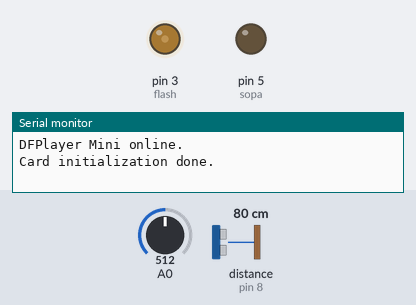
This sketch was run on a simulated Arduino Uno, built with avr-gcc and run on an emulated ATmega328P. Shown: output pins drawn as LEDs (lit = HIGH), the last lines printed to the serial monitor. Wiring (inferred from the names in the program): ultrasonic range finder: trigger pin 7; echo pin 8. The inputs (shaded band) are chosen by the test bench; at power-on: distance to the obstacle (sensor on pin 8) 80 cm, A0 = 512. The echo pulse lasts 58.3 µs per cm; storage starts empty; the audio player accepts every command and is not drawn; pins used as bus, display or sensor lines are not drawn.

Above: at 1.8 s.
1.9 s: distance to the obstacle (sensor on pin 8) set to 35 cm
3.4 s: distance to the obstacle (sensor on pin 8) set to 28 cm
At 4.3 s:
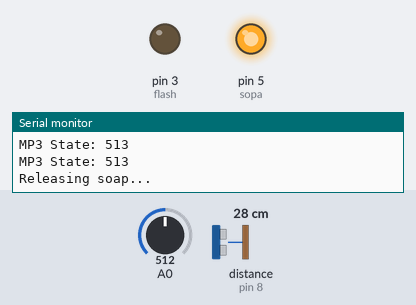
At 5.8 s:
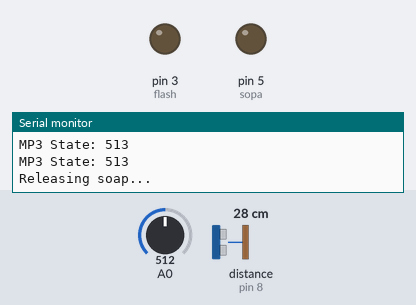
Timing chart, 0 to 7.3 s (numbered marks = the images above; inputs shaded):
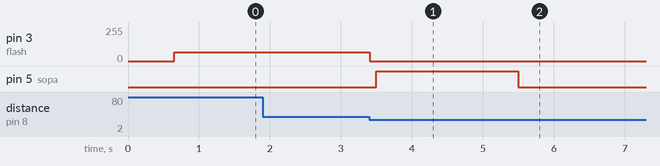

Measured:
- the behaviour switches between 32 and 31 cm on distance to the obstacle (sensor on pin 8) (found by bisection; images 0 and 1)
- after the input at 1.9 s, every drawn part: stays the same
- after the input at 3.4 s, pin 3 (flash): 64/255 → 0/255 at once; pin 5 (sopa): LOW → HIGH after 0.10 s, → LOW 2.0 s later

The sketch:

main.ino
```cpp
// --- Secondary Core --- //
#include <Wire.h>
volatile char buffer[40];
volatile boolean receiveFlag = false;

//void receive(int howMany){  Wire.readBytes(buffer, howMany); receiveFlag = true;}

#include <SPI.h>
#include <SD.h>
const int CS = A0;
File local_storage;
String dataFile = "data.txt";

//#include "DFRobotDFPlayerMini.h"

#include "SoftwareSerial.h"
#include "DFRobotDFPlayerMini.h"


SoftwareSerial mySoftwareSerial(10, 9); // RX, TX

DFRobotDFPlayerMini MP3;

byte Previous = A3;
byte PlayPause = A2;
byte Next = A1;

boolean isPlaying = false;

byte trigger = 7, echo = 8;
byte sopa = 5, wota = 6;

int flash = 3;
unsigned int x = 0;// complete_handwash ... 62k
unsigned int y = 0; // incomplete_handwash 62k

void setup() {
  Wire.begin(8);                // join i2c bus with address #8
  Serial.begin(9600);           // start serial for output

pinMode(PlayPause, INPUT);//digitalWrite(buttonPause,HIGH);
pinMode(Next, INPUT);//digitalWrite(buttonNext,HIGH);
pinMode(Previous, INPUT);//digitalWrite(buttonPrevious,HIGH);

pinMode(sopa, OUTPUT);
pinMode(flash, OUTPUT);

mySoftwareSerial.begin(9600);
//MP3.begin (9600);

//playFirst(); //boot sound
//isPlaying = true;


  Serial.println();
  Serial.println(F("DFRobot DFPlayer Mini Demo"));
  Serial.println(F("Initializing DFPlayer ... (May take 3~5 seconds)"));

  if (!MP3.begin(mySoftwareSerial)) {  //Use softwareSerial to communicate with mp3.
    Serial.println(F("Unable to begin:"));
    Serial.println(F("1.Please recheck the connection!"));
    Serial.println(F("2.Please insert the SD card!"));
    while(true){
      delay(0); // Code to compatible with ESP8266 watch dog.
    }
  }
  Serial.println(F("DFPlayer Mini online."));

  MP3.volume(20);  //Set volume value. From 0 to 30


 pinMode(trigger, OUTPUT); // Sets the trigPin as an OUTPUT
 pinMode(echo, INPUT); // Sets the echoPin as an INPUT

 if (!SD.begin(CS)) {
    Serial.println("Sd Card initialization failed!");
    while (1);
  }
  Serial.println("Card initialization done.");

delay(100);
}


byte distance1 = 0, distance2 = 0;
bool sonar_disabled = false;

void loop() {
  /*** Cellular Network time synchronization
  * 1. look for the hands
  * 2. trigger soap pump
  * 3. play audio file
  * 4. trigger water pump
  * 5. log data on EEPROM && SD Card
  * 6. Bind & Transmit Data when time is right
  * 7. communicate with the other IC
  ***/
  distance1 = 0;

      distance1 = sonar(trigger, echo);

      if(distance1 == 0){ return; }
else{
      if(distance1 <= 15){analogWrite(flash, 254);} //Serial.print(" :: Too Close :: ");  //too near
else  if(distance1 >  30) {analogWrite(flash, 64);}//Serial.print(" :: Too far!");  // too far
else  if(distance1 <= 30){ //15 - 30 cm
    //sonar_disabled = true;
    analogWrite(flash, 0);
                          Serial.print("MP3 State: "); Serial.println(MP3.readState());
      MP3.play(1);  //Play the first mp3
                          Serial.print("MP3 State: "); Serial.println(MP3.readState());
      //delay(100);
                          Serial.print("MP3 State: "); Serial.println(MP3.readState());
      trigger_soap(2000);  delay(4500);//range
     Serial.println("Soaping finished!");

      //1. call them back
     //2. detect if they have come
        //3. if(they _have)trigger water
       //4 && log complete handwash
      //if not summon them back up to third time
     //log it as an incompleete handwash
      int callBack = 0;
      //while(callBack<3){callBack++;
      MP3.play(2); //call them back

      int count = 0; distance2 = 0;
    while(count < 240){ Serial.println(count);
          distance2 = sonar(trigger, echo); Serial.print("Distance: "); Serial.println(distance2);
         if(distance2 >= 5 && distance2 <= 50) { Serial.println("Watering Now!");
           analogWrite(flash, 0);
           trigger_wota();
            x++; //abamaze
            log_handwash();
            break;
           }

           count++;
       }
      // if(callBack>1)delay(100);
     //} // close call_back

    }

}


buttonScan();

  // Wire.onReceive(receiveEvent); // register event
  // delay(500);

}

bool logged = false;
bool log_handwash(){
      String Message;
      Serial.println("Saving Hand-wash");
  if(!SD.exists(dataFile)) {Serial.print(dataFile); Serial.println(" doesn't exist"); //dataFile = "/" + dataFile; //create it
                             if(SD.mkdir(dataFile)) Serial.println("Created!"); else {Serial.println("Failed to create File: "); Serial.print(dataFile); }}

   local_storage = SD.open(dataFile, FILE_WRITE);

  // if the file opened wello wello, jiwandikemu:
  if (local_storage) {
    Serial.print("Writing to "); Serial.println(dataFile);

        local_storage.println();
        local_storage.println("Kit: BTL001 2021");
        local_storage.println("Location: Badaye HQ");
        local_storage.println("Log Date: Sun 4 Oct, 2021");
        local_storage.println("Log Time: 12:12pm");

        local_storage.print("Complete Hand-washes: "); local_storage.println(x);
        local_storage.print("InComplete Hand-washes: "); local_storage.println(y);
        /*
    for(int i=0; i<dataPoints; i++){
      for(int j=0; j<2; j++){
          local_storage.print(binded_for_datalog[i][j]);
        }
        local_storage.println();
      }
    */
        local_storage.println();

        local_storage.close(); Message = "Handwash Logged!";
    Serial.println(Message);
        logged = true;

  } else {
    // if the file didn't open, print an error:
    Message = "Error Opening " + dataFile;
    Serial.println(Message);
    }

  return logged;
}


void trigger_soap(int duration){
  Serial.println("Releasing soap...");
  digitalWrite(sopa, HIGH); delay(duration); digitalWrite(sopa, LOW);
}

void trigger_wota(){
  Serial.println("Releasing Water...");
digitalWrite(wota, HIGH);
    delay(5000);//range
digitalWrite(wota, LOW);
}


unsigned long sonar(byte trigPin, byte echoPin){
//if(sonar_disabled) return 0;
//else{
// defines variables
long duration; // variable for the duration of sound wave travel
float distance; // variable for the distance measurement

  digitalWrite(trigPin, LOW); delayMicroseconds(2);
  // Sets the trigPin HIGH (ACTIVE) for 10 microseconds

  digitalWrite(trigPin, HIGH);  delayMicroseconds(10);  digitalWrite(trigPin, LOW);
  // Reads the echoPin, returns the sound wave travel time in microseconds

  duration = pulseIn(echoPin, HIGH);
  // Calculating the distance
  distance = 0.034 * duration / 2.00; // Speed of sound wave divided by 2 (go and back)

  // Displays the distance on the Serial Monitor
  //Serial.print("Distance: ");  Serial.print(distance);  Serial.println(" cm");

  return (long) distance;
//}
}

// function that executes whenever data is received from master
// this function is registered as an event, see setup()
void receiveEvent(int howMany) {
  while (1 < Wire.available()) { // loop through all but the last
    char c = Wire.read(); // receive byte as a character
    Serial.print(c);         // print the character
  }
  //int x = Wire.read();    // receive byte as an integer
  //Serial.println(x);         // print the integer
}


void buttonScan(){

  PlayPause = analogRead(PlayPause);
  Next = analogRead(Next);
  Previous = analogRead(Previous);

  if(PlayPause < 50){}
  if(Next < 50){MP3.playFolder(3, 2); }
  if(Previous<50){}

}
```
